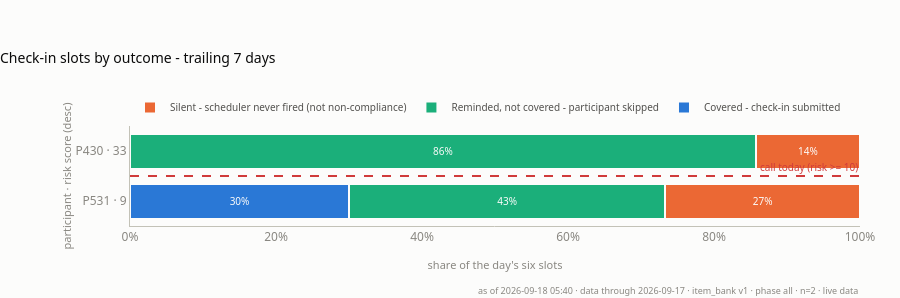

The notebook cell saved with this chart:
### Markdown cell above
## 2B - Slot breakdown

### Code cell
# Each participant's six daily slots over the trailing week, split three ways:
# covered, reminded-but-skipped, and silent. Silent is a SYSTEM failure - Celery
# down, dead push token, is_enrolled flipped - not non-compliance, and nobody
# should be phoned about it.
# Now in risk order rather than sorted by silent share, so this panel lines up
# with the grid above and the risk table below. P1003 is 100% silent (42 of 42
# slots): the pipeline never asked it for anything, which is also why it tops
# the risk list.
plot_slot_split("all")

### Figure 1 — Plotly figure (JSON) as saved in the notebook; plotly's stock layout.template omitted (floating-point values rounded to 4 significant figures)
{"data": [{"customdata": [0, 9], "hovertemplate": "%{y}<br>Covered - check-in submitted<br>%{customdata} slots (%{x:.0%})<extra></extra>", "insidetextanchor": "middle", "marker": {"color": "#2a78d6", "line": {"color": "#fcfcfb", "width": 2}}, "name": "Covered - check-in submitted", "orientation": "h", "text": ["", "30%"], "textfont": {"color": "#fcfcfb", "size": 10}, "textposition": "inside", "type": "bar", "x": [0.0, 0.3], "y": ["P430 · 33", "P531 · 9"]}, {"customdata": [36, 13], "hovertemplate": "%{y}<br>Reminded, not covered - participant skipped<br>%{customdata} slots (%{x:.0%})<extra></extra>", "insidetextanchor": "middle", "marker": {"color": "#1baf7a", "line": {"color": "#fcfcfb", "width": 2}}, "name": "Reminded, not covered - participant skipped", "orientation": "h", "text": ["86%", "43%"], "textfont": {"color": "#fcfcfb", "size": 10}, "textposition": "inside", "type": "bar", "x": [0.8571, 0.4333], "y": ["P430 · 33", "P531 · 9"]}, {"customdata": [6, 8], "hovertemplate": "%{y}<br>Silent - scheduler never fired (not non-compliance)<br>%{customdata} slots (%{x:.0%})<extra></extra>", "insidetextanchor": "middle", "marker": {"color": "#eb6834", "line": {"color": "#fcfcfb", "width": 2}}, "name": "Silent - scheduler never fired (not non-compliance)", "orientation": "h", "text": ["14%", "27%"], "textfont": {"color": "#fcfcfb", "size": 10}, "textposition": "inside", "type": "bar", "x": [0.1429, 0.2667], "y": ["P430 · 33", "P531 · 9"]}], "layout": {"annotations": [{"font": {"color": "#d03b3b", "size": 10}, "showarrow": false, "text": "call today (risk >= 10)", "x": 1, "xanchor": "right", "xref": "x domain", "y": 0.5, "yshift": 9}, {"font": {"color": "#898781", "family": "system-ui, -apple-system, \"Segoe UI\", sans-serif", "size": 9}, "showarrow": false, "text": "as of 2026-09-18 05:40 · data through 2026-09-17 · item_bank v1 · phase all · n=2 · live data", "x": 1, "xanchor": "right", "xref": "paper", "y": 0, "yanchor": "top", "yref": "paper", "yshift": -56}], "bargap": 0.3, "barmode": "stack", "font": {"color": "#52514e", "family": "system-ui, -apple-system, \"Segoe UI\", sans-serif", "size": 12}, "height": 298, "hoverlabel": {"bgcolor": "#fcfcfb", "font": {"color": "#0b0b0b", "family": "system-ui, -apple-system, \"Segoe UI\", sans-serif"}}, "legend": {"font": {"color": "#52514e", "size": 10}, "orientation": "h", "x": 0, "y": 1.04, "yanchor": "bottom"}, "margin": {"b": 72, "l": 130, "r": 40, "t": 126}, "paper_bgcolor": "#fcfcfb", "plot_bgcolor": "#fcfcfb", "shapes": [{"line": {"color": "#d03b3b", "dash": "dash", "width": 2}, "type": "line", "x0": 0, "x1": 1, "xref": "x domain", "y0": 0.5, "y1": 0.5}], "showlegend": true, "title": {"font": {"color": "#0b0b0b", "size": 14}, "text": "Check-in slots by outcome - trailing 7 days", "x": 0, "xanchor": "left"}, "xaxis": {"linecolor": "#c3c2b7", "range": [0, 1], "showgrid": false, "tickfont": {"color": "#898781"}, "tickformat": ".0%", "title": {"font": {"color": "#898781", "size": 11}, "text": "share of the day's six slots"}, "zeroline": false}, "yaxis": {"categoryarray": ["P531 · 9", "P430 · 33"], "categoryorder": "array", "linecolor": "#c3c2b7", "showgrid": false, "tickfont": {"color": "#898781"}, "title": {"font": {"color": "#898781", "size": 11}, "text": "participant · risk score (desc)"}, "type": "category", "zeroline": false}}}
